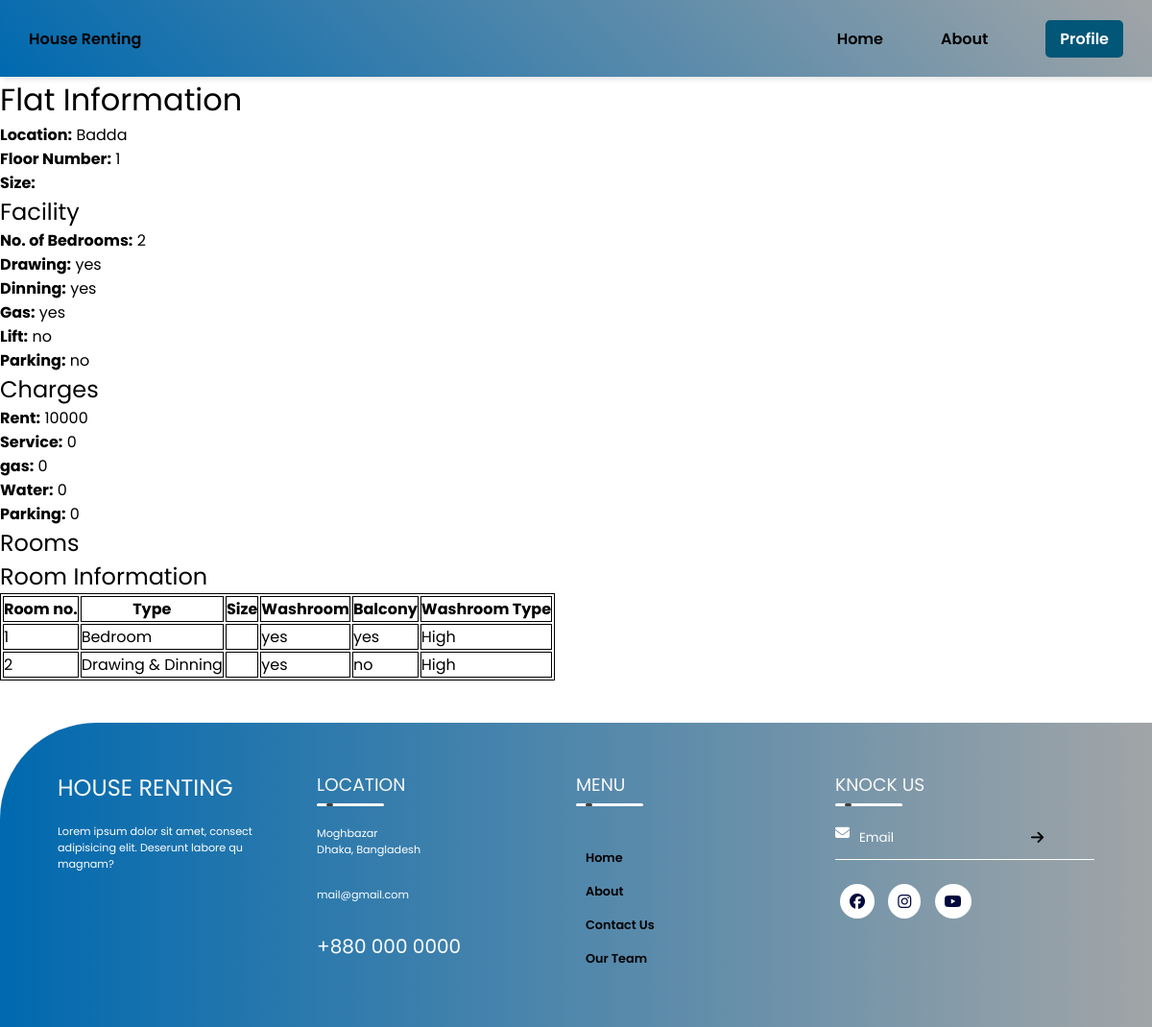
Page /flat.php?flat_id=1 on the committed database.
### tables this page shows
CREATE TABLE `flat` (
  `id` int(11) NOT NULL AUTO_INCREMENT,
  `available_status` varchar(255) NOT NULL,
  `location` varchar(255) NOT NULL,
  `floor_no` int(11) NOT NULL,
  `size` int(11) NOT NULL,
  `llreg_email` varchar(255) NOT NULL,
  PRIMARY KEY (`id`),
  KEY `llreg_email` (`llreg_email`),
  CONSTRAINT `flat_ibfk_1` FOREIGN KEY (`llreg_email`) REFERENCES `landlord` (`reg_email`) ON DELETE CASCADE ON UPDATE CASCADE
);

CREATE TABLE `facility` (
  `flat_id` int(11) NOT NULL,
  `no_of_bedrooms` int(11) NOT NULL,
  `drawing` varchar(255) NOT NULL,
  `dinning` varchar(255) NOT NULL,
  `combined` varchar(255) DEFAULT NULL,
  `gas1` varchar(255) NOT NULL,
  `lift` varchar(255) NOT NULL,
  `parking1` varchar(255) NOT NULL,
  `llreg_email` varchar(255) NOT NULL,
  PRIMARY KEY (`flat_id`),
  KEY `llreg_email` (`llreg_email`),
  CONSTRAINT `facility_ibfk_1` FOREIGN KEY (`flat_id`) REFERENCES `flat` (`id`) ON DELETE CASCADE ON UPDATE CASCADE,
  CONSTRAINT `facility_ibfk_2` FOREIGN KEY (`llreg_email`) REFERENCES `flat` (`llreg_email`) ON DELETE CASCADE ON UPDATE CASCADE
);

CREATE TABLE `charges` (
  `flat_id` int(11) NOT NULL,
  `rent1` int(11) DEFAULT NULL,
  `service` int(11) DEFAULT NULL,
  `gas2` int(11) DEFAULT NULL,
  `water2` int(11) DEFAULT NULL,
  `parking2` int(11) DEFAULT NULL,
  `llreg_email` varchar(255) NOT NULL,
  PRIMARY KEY (`flat_id`),
  KEY `llreg_email` (`llreg_email`),
  CONSTRAINT `charges_ibfk_1` FOREIGN KEY (`flat_id`) REFERENCES `flat` (`id`) ON DELETE CASCADE ON UPDATE CASCADE,
  CONSTRAINT `charges_ibfk_2` FOREIGN KEY (`llreg_email`) REFERENCES `flat` (`llreg_email`) ON DELETE CASCADE ON UPDATE CASCADE
);

CREATE TABLE `room` (
  `f_id` int(11) NOT NULL,
  `room_no` int(11) NOT NULL,
  `type` varchar(255) NOT NULL,
  `rent2` int(11) DEFAULT NULL,
  `size` int(11) DEFAULT NULL,
  `washroom` varchar(255) NOT NULL,
  `balcony` varchar(255) NOT NULL,
  `llreg_email` varchar(255) NOT NULL,
  `washroom_type` varchar(255) NOT NULL,
  PRIMARY KEY (`f_id`,`room_no`),
  KEY `llreg_email` (`llreg_email`),
  CONSTRAINT `room_ibfk_1` FOREIGN KEY (`f_id`) REFERENCES `flat` (`id`) ON DELETE CASCADE ON UPDATE CASCADE,
  CONSTRAINT `room_ibfk_2` FOREIGN KEY (`llreg_email`) REFERENCES `flat` (`llreg_email`) ON DELETE CASCADE ON UPDATE CASCADE
);

### flat.php (the view, shortened to what this page needs)
<!DOCTYPE html>
<html lang="en">
<head>
    <link rel="stylesheet" href="assets/css/homestyle.css">
    <link rel="stylesheet" href="assets/css/style.css" />
</head>
<body>
    <nav>
        <ul>
            <li><a href="#">House Renting</a></li>
            <li class="hideOnMobile"><a href="#" class="itemNav">Home</a></li>
            <li class="hideOnMobile"><a href="#" id="about-link" class="itemNav">About</a></li>
            <li class="hideOnMobile">
                <a href="user-dashboard.php" class="itemNav"><span>Profile</span></a>
            </li>
        </ul>
    </nav>
    <main>
        <div class="container">
            <?php
            include 'connection.php';
            $flat_id = $_GET['flat_id'];
            $query = "SELECT * FROM flat
                    LEFT JOIN facility ON flat.id = facility.flat_id
                    LEFT JOIN charges ON flat.id = charges.flat_id
                    LEFT JOIN room ON flat.id = room.f_id
                    WHERE flat.id = $flat_id";
            $result = mysqli_query($con, $query);
            if (mysqli_num_rows($result) > 0) {
                $flat_info = mysqli_fetch_assoc($result);
                echo "<h1>Flat Information</h1>";
                echo "<p><strong>Location:</strong> " . $flat_info['location'] . "</p>";
                echo "<p><strong>Floor Number:</strong> " . $flat_info['floor_no'] . "</p>";
                echo "<p><strong>Size:</strong> " . $flat_info['size'] . "</p>";
                echo "<h2>Facility</h2>";
                echo "<p><strong>No. of Bedrooms:</strong> " . $flat_info['no_of_bedrooms'] . "</p>";
                echo "<p><strong>Drawing:</strong> " . $flat_info['drawing'] . "</p>";
                echo "<p><strong>Dinning:</strong> " . $flat_info['dinning'] . "</p>";
                echo "<p><strong>Gas:</strong> " . $flat_info['gas1'] . "</p>";
                echo "<p><strong>Lift:</strong> " . $flat_info['lift'] . "</p>";
                echo "<p><strong>Parking:</strong> " . $flat_info['parking1'] . "</p>";
                echo "<h2>Charges</h2>";
                echo "<p><strong>Rent:</strong> " . $flat_info['rent1'] . "</p>";
                echo "<p><strong>Service:</strong> " . $flat_info['service'] . "</p>";
                echo "<p><strong>gas:</strong> " . $flat_info['gas2'] . "</p>";
                echo "<p><strong>Water:</strong> " . $flat_info['water2'] . "</p>";
                echo "<p><strong>Parking:</strong> " . $flat_info['parking2'] . "</p>";
                echo "<h2>Rooms</h2>";
                ?>
                <?php
                $room_sql = "SELECT * FROM room WHERE f_id = $flat_id";
                $room_result = $con->query($room_sql);
                if ($room_result->num_rows > 0) {
                    echo "<h2>Room Information</h2>";
                    ?>
                    <table class="table table-hover text-center">
                        <thead class="table-dark">
                            <tr>
                                <th scope="col">Room no.</th>
                                <th scope="col">Type</th>
                                <th scope="col">Size</th>
                                <th scope="col">Washroom</th>
                                <th scope="col">Balcony</th>
                                <th scope="col">Washroom Type</th>
                            </tr>
                        </thead>
                    <tbody>
                    <?php
                    while ($room_row = $room_result->fetch_assoc()) {
                        ?>
                            <tr>
                                <td><?php echo $room_row["room_no"] ?></td>
                                <td><?php echo $room_row["type"] ?></td>
                                <td><?php echo $room_row["size"] ?></td>
                                <td><?php echo $room_row["washroom"] ?></td>
                                <td><?php echo $room_row["balcony"] ?></td>
                                <td><?php echo $room_row["washroom_type"] ?></td>
                            </tr>
                    <?php
                    }
                    ?>
                    </tbody>
                    </table>
                <?php
                } else {
                    echo "No flat found with ID: " . $flat_id;
                }
            }
            ?>
        </div>
    </main>
    <br>
    <br>
    <footer id="footer">
        <div class="fcontainer">
            <div class="footer-col">
                <h2>House Renting</h2>
                <p class="footer-para">Lorem ipsum dolor sit amet, consect adipisicing elit. Deserunt labore qu magnam?
                </p>
            </div>
            <div class="footer-col">
                <h3 class="text-office">
                    Location
                    <div class="underline"><span></span></div>
                </h3>
                <p>Moghbazar</p>
                <p>Dhaka, Bangladesh</p>
                <p class="email">mail@gmail.com</p>
                <p class="phone">+880 000 0000</p>
            </div>
            <div class="footer-col">
                <h3>
                    Menu
                    <div class="underline"><span></span></div>
                </h3>
                <ul>
                    <li><a href="#">Home</a></li>
                    <li><a href="#">About</a></li>
                    <li><a href="#">Contact Us</a></li>
                    <li><a href="#">Our Team</a></li>
                </ul>
            </div>
            <div class="footer-col">
                <h3>
                    Knock Us
                    <div class="underline"><span></span></div>
                </h3>
                <form action="">
                    <i class="fa-solid fa-envelope"></i>
                    <input type="text" placeholder="Email">
                    <a href=""><i class="fa-solid fa-arrow-right"></i></a>
                </form>
                <div class="social-icons">
                    <a href="#"><i class="fa-brands fa-facebook"></i></a>
                    <a href="#"><i class="fa-brands fa-instagram"></i></a>
                    <a href="#"><i class="fa-brands fa-youtube"></i></a>
                </div>
            </div>
        </div>
    </footer>
</body>
</html>

### assets/css/homestyle.css (style rules this page uses)
* { box-sizing: border-box; padding: 0; margin: 0; font-family: "Poppins", sans-serif; }
html { scroll-behavior: smooth; }
body { min-height: 100vh; }
ul { list-style: none; }
a { text-decoration: none; color: white; }
i { color: var(--title-color--nav); }
.container { max-width: 768px; margin-left: var(--mb-1-5); margin-right: var(--mb-1-5); }
nav { background: linear-gradient(45deg, rgb(0, 105, 175), rgb(161, 165, 167)); color: white; box-shadow: 3px 3px 5px rgba(0, 0, 0, 0.1); }
nav ul { width: 100%; list-style: none; display: flex; justify-content: flex-end; align-items: center; }
nav li { height: 80px; padding: 0 30px; text-decoration: none; display: flex; align-items: center; }
nav .itemNav { position: relative; padding: 0.5rem 0; }
nav .itemNav::before { content: ""; position: absolute; bottom: 0; left: 50%; transform: translateX(-50%) scale(0); transition: transform 0.5s ease-in-out; height: 2px; width: 100%; background-color: #343434; }
nav li:first-child { margin-right: auto; }
nav ul li a span { color: white; background: rgb(2, 86, 119); padding: 8px 15px; border-radius: 5px; transition: 0.4s; }
footer { background: linear-gradient(to right, rgb(0, 105, 175), rgb(161, 165, 167)); border-top-left-radius: 100px; }
footer * { color: white; }
footer .fcontainer { display: flex; justify-content: space-between; padding: 50px 5%; }
.footer-col { width: 25%; }
.footer-col h2, .footer-col h3 { font-optical-sizing: 1.7em; text-transform: uppercase; margin-bottom: 20px; color: rgb(248, 248, 248); }
.footer-col p { font-size: 0.7rem; }
.footer-col ul li a { font-size: 0.8rem; }
p.email { margin: 30px 0; }
p.phone { font-size: 20px; }
.footer-col .text-office { margin-bottom: 20px; }
.underline { width: 70px; height: 3px; position: relative; background-color: white; margin-top: 5px; margin-bottom: 20px; border-radius: 3px; overflow: hidden; }
.underline span { width: 7px; height: 100%; position: absolute; left: 10px; background-color: rgb(63, 63, 63); border-radius: 3px; animation: moving 1.5s linear infinite; }
.footer-col ul { list-style-type: none; padding-top: 10px; }
.footer-col ul li { margin: 10px; }
.footer-col form { margin-top: 20px; border-bottom: 1px solid white; padding-bottom: 10px; display: flex; }
.footer-col form input { width: 70%; background: transparent; border: none; outline: none; padding-left: 10px; }
.footer-col form input::placeholder { color: white; }
.footer-col form i { font-size: 15px; }
.footer-col .social-icons { margin-top: 20px; }
.footer-col .social-icons i { padding: 10px; background-color: white; color: #00093c; border-radius: 50%; margin: 5px; }
.footer-para { max-width: 250px; }

### assets/css/style.css (style rules this page uses)
* { box-sizing: border-box; padding: 0; margin: 0; }
html { scroll-behavior: smooth; }
body { min-height: 100vh; font-family: "Segoe UI", Tahoma, Geneva, Verdana, sans-serif; }
h1, h2, h3, h4 { color: var(--title-color); font-weight: var(--font-semi-bold); }
ul { list-style: none; }
a { text-decoration: none; color: black; font-weight: 600; }
i { color: var(--title-color--nav); }
.container { max-width: 768px; margin-left: var(--mb-1-5); margin-right: var(--mb-1-5); }
nav { background-color: white; box-shadow: 3px 3px 5px rgba(0, 0, 0, 0.1); }
nav ul { width: 100%; list-style: none; display: flex; justify-content: flex-end; align-items: center; }
nav li { height: 80px; padding: 0 30px; text-decoration: none; display: flex; align-items: center; color: black; }
nav .itemNav { position: relative; padding: 0.5rem 0; }
nav .itemNav::before { content: ""; position: absolute; bottom: 0; left: 50%; transform: translateX(-50%) scale(0); transition: transform 0.5s ease-in-out; height: 2px; width: 100%; background-color: #343434; }
nav li:first-child { margin-right: auto; }
nav ul li a span { color: white; font-weight: 600; background: rgb(2, 86, 119); padding: 8px 15px; border-radius: 5px; transition: 0.4s; }

### flat.php (style rules this page uses)
table, th, td { border: 1px solid black; }

### rows in the picture
flat: location "Badda", floor_no "1"
facility: no_of_bedrooms "2", drawing "yes", dinning "yes", gas1 "yes", lift "no", parking1 "no"
charges: rent1 "10000", service "0", gas2 "0", water2 "0", parking2 "0"
room: room_no "1", type "Bedroom", washroom "yes", balcony "yes", washroom_type "High"
room: room_no "2", type "Drawing & Dinning", washroom "yes", balcony "no", washroom_type "High"
